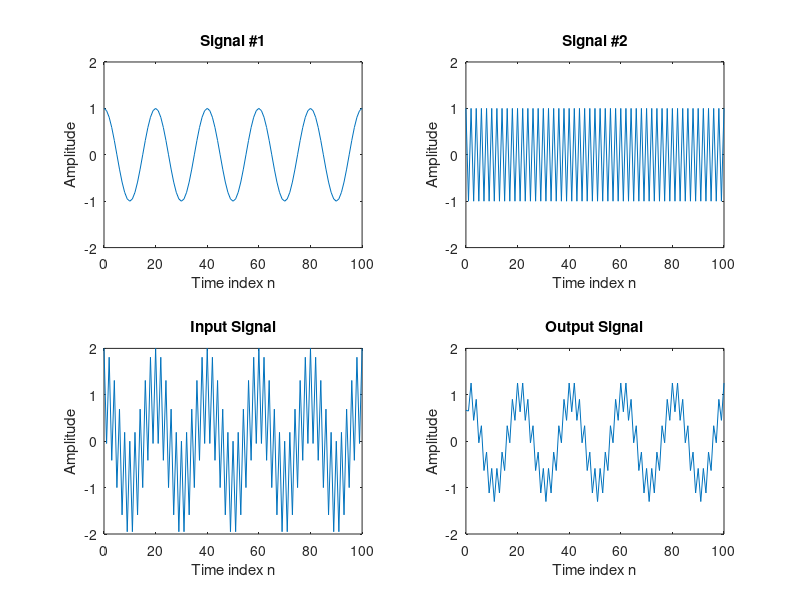
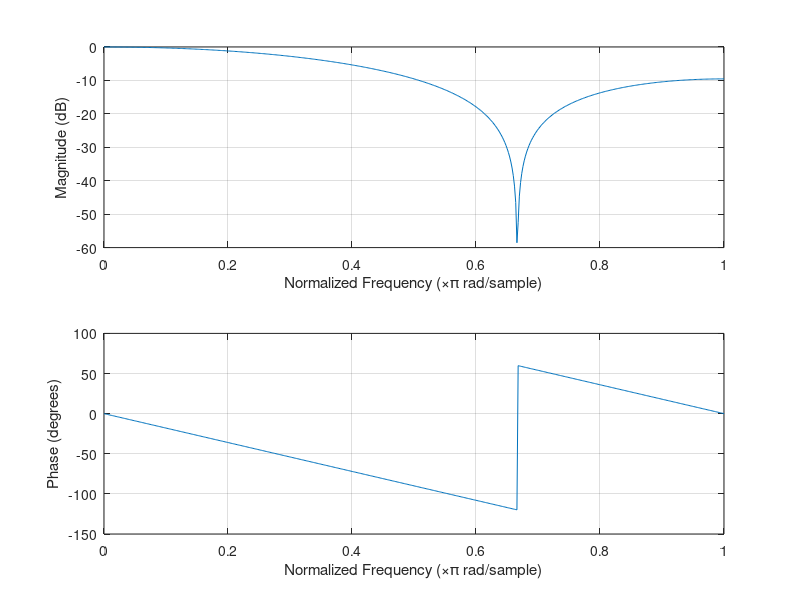
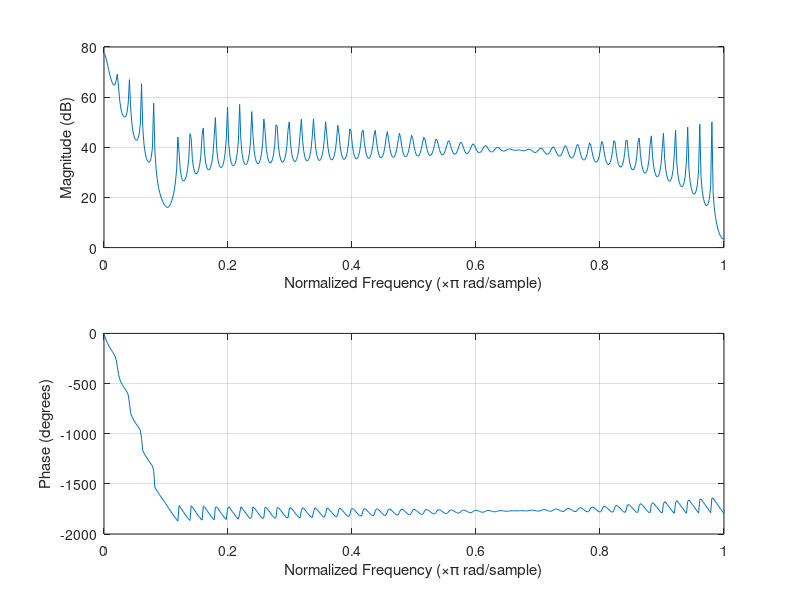

The MATLAB script that drew these images, in order:
% create signal points
n=0:100;
% given frequencies
f1 = 0.05;
f2= 0.5;
% sinusoidal functions
s1=cos(2*pi*f1*n);
s2=cos(2*pi*f2*n);
x=s1+s2;
% filter coefficients
num=[1 1 1]/3;
den=[1];
y=filter(num,den,x);

%plotting the signals
figure(1);
subplot(2,2,1);
plot(n,s1);
axis([0,100,-2,2]);
xlabel('Time index n');
ylabel('Amplitude');
title ('Signal #1');

subplot(2,2,2);
plot(n,s2);
axis([0,100,-2,2]);
xlabel('Time index n');
ylabel('Amplitude');
title ('Signal #2');

subplot(2,2,3);
plot(n,x);
axis([0,100,-2,2]);
xlabel('Time index n');
ylabel('Amplitude');
title ('Input Signal');

subplot(2,2,4);
plot(n,y);
axis([0,100,-2,2]);
xlabel('Time index n');
ylabel('Amplitude');
title ('Output Signal');

figure(2)
freqz(num,den)
figure(3)
freqz(n,y);